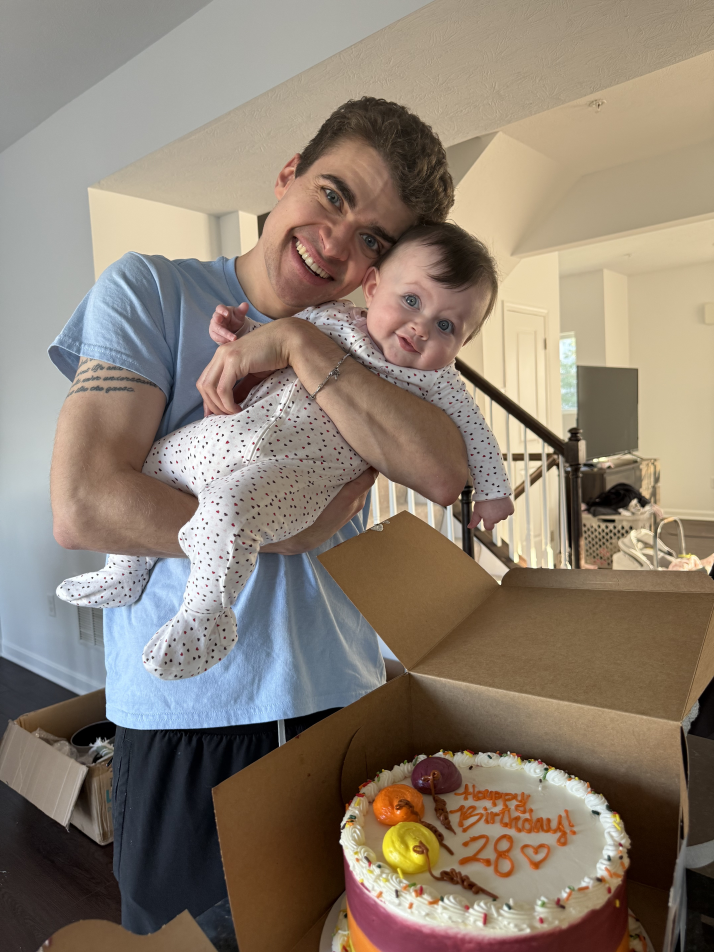
#> input picture immohrtal/814-blood-night/stills/birthday-28-daughter.jpeg, 4284 x 5712 px (shown at 1/6 size)
$ python -i build_night.py   (imports and definitions only)
#> lines starting #> are read from the running program, lines starting #| are printed output that depends on the picture
#> further down, picture is the input picture: PIL image 4284x5712 RGB; mean R, G, B 140.6, 127.4, 113.3
#!/usr/bin/env python3
"""Build IMMOHRTAL — 814 Blood (ft. King Keev), the Star Room cut.

Grammar per ../reference/star-room-study.md — the night-side inversion of
the Notepad v2 newsprint chop:

  * long segments (1.5–2.5 bars at 123 BPM), cross-DISSOLVED, not cut
  * night duotone grade (ink black -> violet -> magenta), bloom, chroma bleed
  * ghost figures that fade in and out mid-segment
  * one text declaration ("I'M NOT REAL" register): THE CMO ISN'T REAL
  * bad-trip escalation — grain/ghosting/bleed ramp with t/duration
  * cold open from black, long dissolve out

Audio: uses 814-blood.mp3 (full mix) if present, else falls back to the
30s preview so the teaser can ship before the full mix lands.
"""
from __future__ import annotations

import json
import math
import random
import shutil
import subprocess
from pathlib import Path

import numpy as np
from PIL import Image, ImageDraw, ImageEnhance, ImageFilter, ImageFont, ImageOps

ROOT = Path(__file__).resolve().parents[1]
STILLS = ROOT / "stills"
OUT = ROOT / "output"
FRAMES = OUT / "frames"
EDIT = ROOT / "scripts" / "edit.json"
FULL_AUDIO = ROOT / "814-blood.mp3"
PREVIEW_AUDIO = ROOT / "814-blood-preview30.mp3"

W, H, FPS = 1920, 1080, 24
SEED = 814
BPM = 123.0
BEAT = 60.0 / BPM          # 0.4878s
BAR = 4 * BEAT             # 1.9512s
DISSOLVE = 0.8             # seconds of overlap between segments
PLATE_SCALE = 1.22         # oversize for the slow push-in

HEROES = [
    "artist.jpg",
    "portrait-bw.png",
    "collage-814-lighthouse.jpeg",
    "lotus-erie-pittsburgh.png",
    "cover.jpg",
]

# The single Star Room-style declaration ("I'M NOT REAL" register).
# Placed at ~45% of runtime, held ~3.2s.
DECLARATION = "THE CMO ISN'T REAL"
END_TAG = ("814 BLOOD", "IMMOHRTAL  FT. KING KEEV  ·  DANCE WITH THE DELUSIONAL")


def run(cmd: list[str]) -> None:
    print("+", " ".join(str(c) for c in cmd[:9]), "..." if len(cmd) > 9 else "")
    subprocess.check_call(cmd)


# [35 lines left out: functions audio_duration, plan_segments, night_duotone, not called in this run]


def bloom(img: Image.Image, strength: float = 0.5) -> Image.Image:
    """Screen-blend a blurred bright pass — the hanging-lights haze."""
#> called with strength = 0.5
    arr = np.asarray(img).astype(np.float32)
    small = img.resize((img.width // 4, img.height // 4), Image.Resampling.BILINEAR)
    blur = small.filter(ImageFilter.GaussianBlur(10)).resize(img.size, Image.Resampling.BILINEAR)
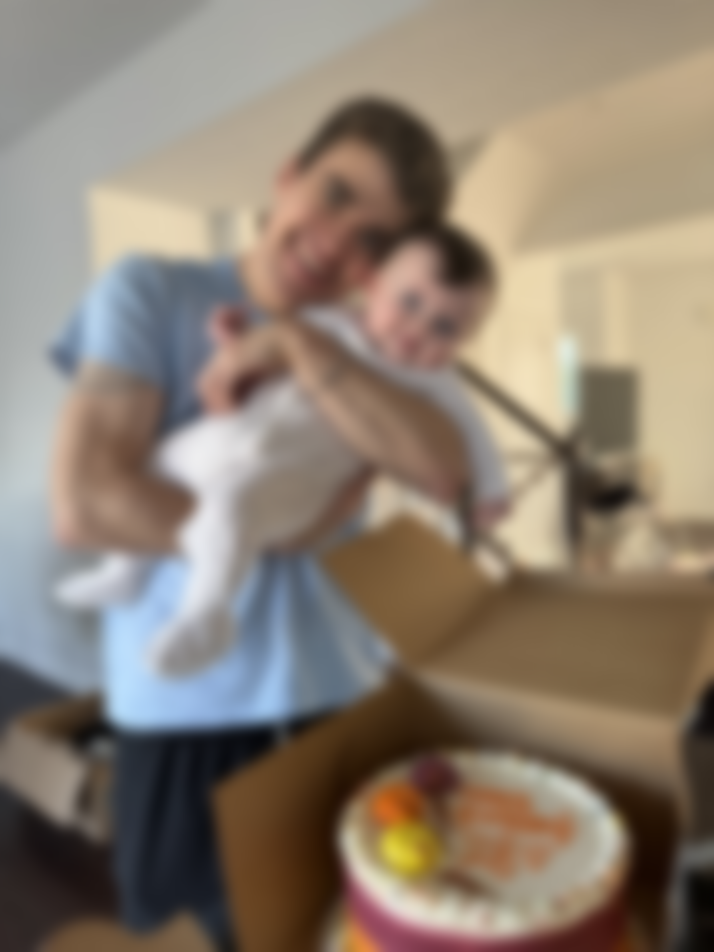
#> blur: PIL image 4284x5712 RGB (shown at 1/6 size); mean R, G, B 140.6, 127.4, 113.4
    barr = np.asarray(blur).astype(np.float32)
    screened = 255 - (255 - arr) * (255 - barr * strength) / 255
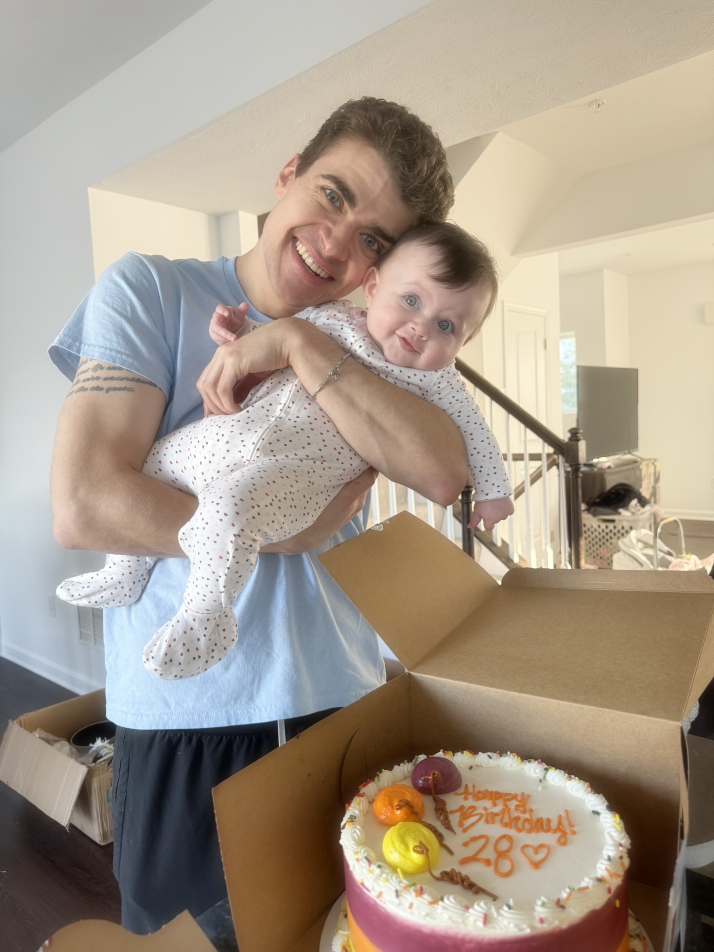
#> screened: shape (5712, 4284, 3) float32 (shown at 1/6 size); mean R, G, B 175.5, 157.7, 131.1
    return Image.fromarray(np.clip(screened, 0, 255).astype(np.uint8))


# [24 lines left out: functions chroma_bleed, make_plate, not called in this run]


# ------------------------------------------------------------- segments

class Segment:
    # [216 lines left out: functions __init__, frame_at, get_font, vignette_mask, draw_centered, main, not called in this run]


# [2 lines not run here, left out]

>>> from PIL import Image
>>> picture = Image.open('../stills/birthday-28-daughter.jpeg')
>>> result = bloom(picture)

$ run again, on immohrtal/814-blood-night/stills/cut_008.jpg
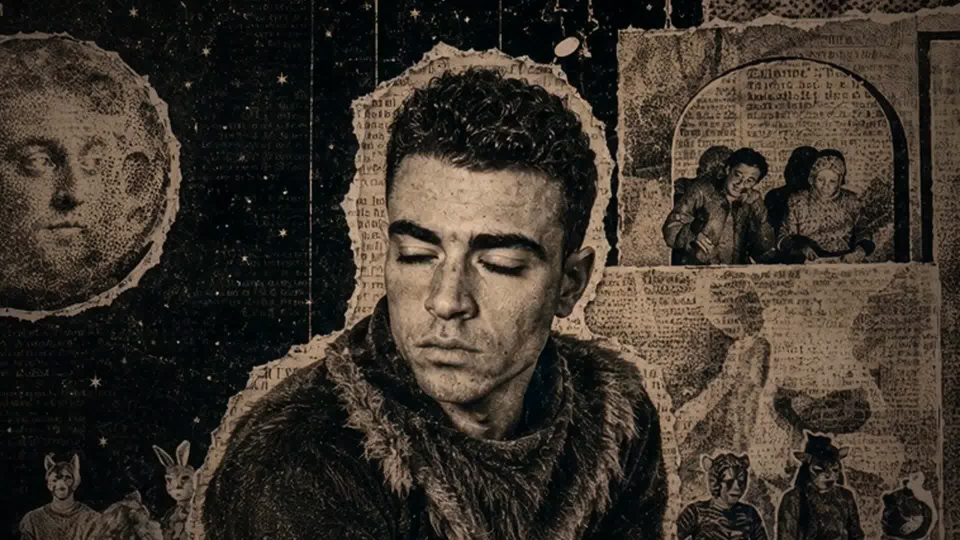
#> input picture immohrtal/814-blood-night/stills/cut_008.jpg, 1920 x 1080 px (shown at 1/2 size)
#> picture is the input picture: PIL image 1920x1080 RGB; mean R, G, B 59.8, 51.8, 42.7
#> in bloom, `blur = small.filter(ImageFilter.GaussianBlur(10)).resize(img.size, Ima..`:
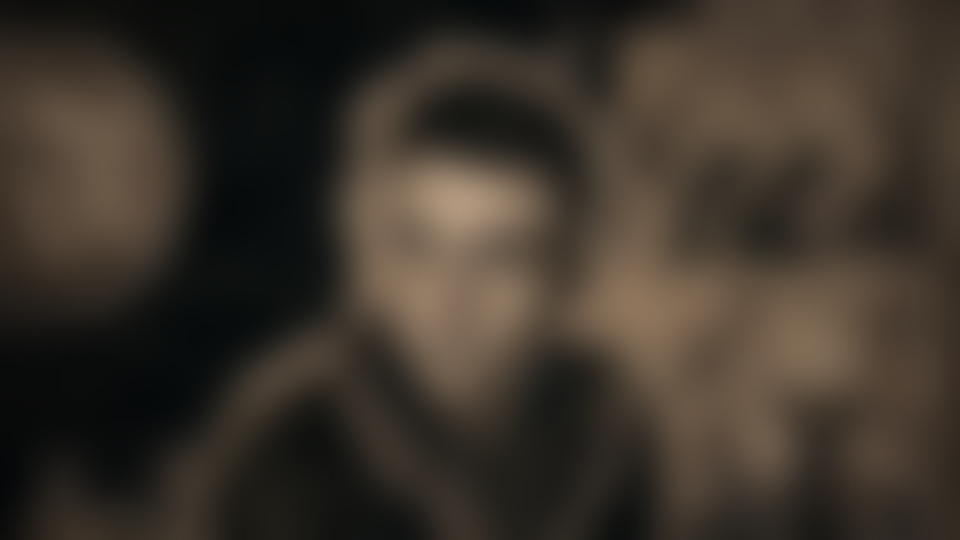
#> blur: PIL image 1920x1080 RGB (shown at 1/2 size); mean R, G, B 59.8, 51.7, 42.7
#> in bloom, `screened = 255 - (255 - arr) * (255 - barr * strength) / 255`:
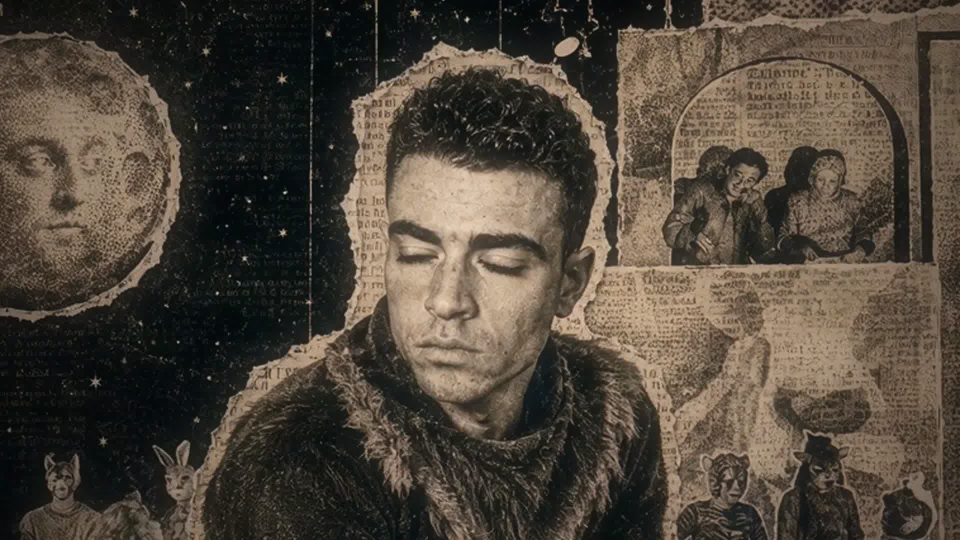
#> screened: shape (1080, 1920, 3) float32 (shown at 1/2 size); mean R, G, B 79.8, 70.5, 59.4

$ run again, on immohrtal/814-blood-night/stills/cut_011.jpg
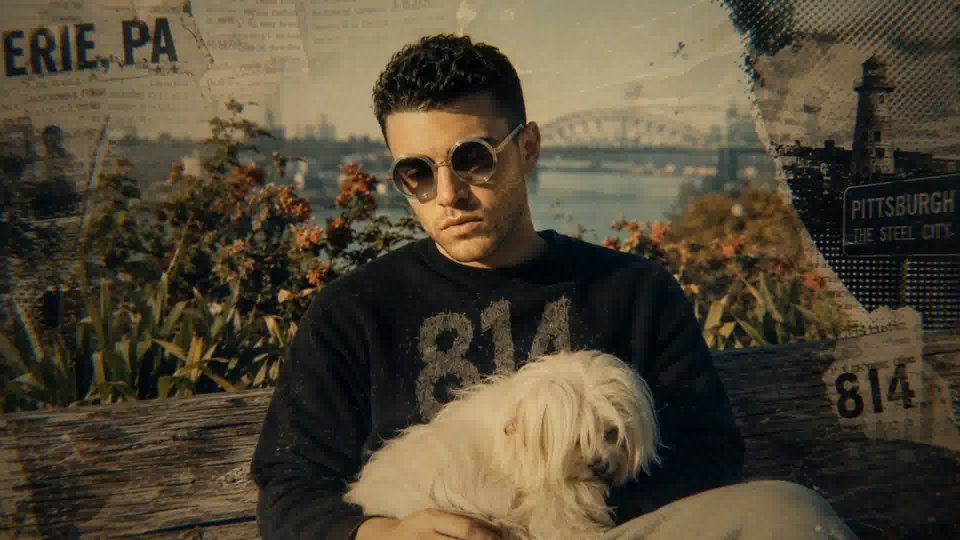
#> input picture immohrtal/814-blood-night/stills/cut_011.jpg, 1920 x 1080 px (shown at 1/2 size)
#> picture is the input picture: PIL image 1920x1080 RGB; mean R, G, B 80.8, 71.4, 53.2
#> in bloom, `blur = small.filter(ImageFilter.GaussianBlur(10)).resize(img.size, Ima..`:
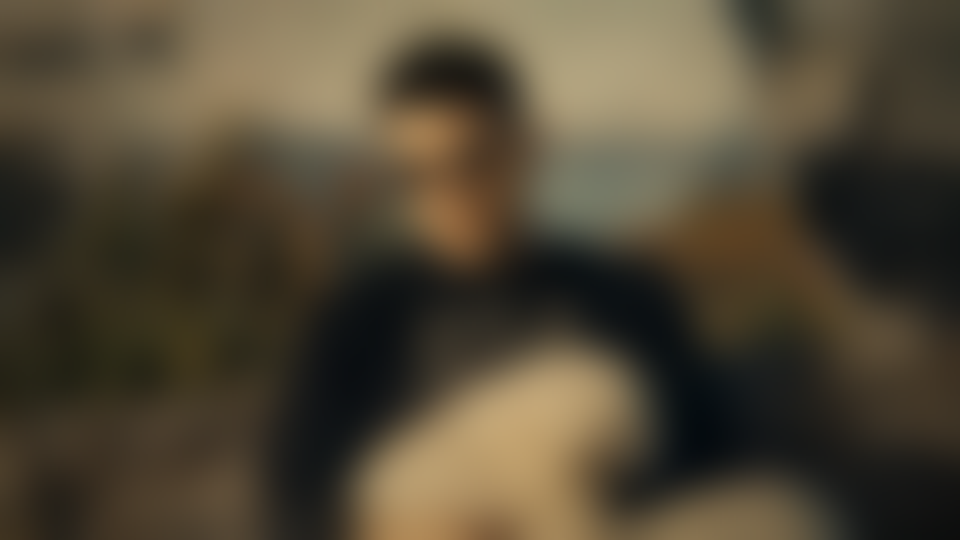
#> blur: PIL image 1920x1080 RGB (shown at 1/2 size); mean R, G, B 80.9, 71.5, 53.3
#> in bloom, `screened = 255 - (255 - arr) * (255 - barr * strength) / 255`:
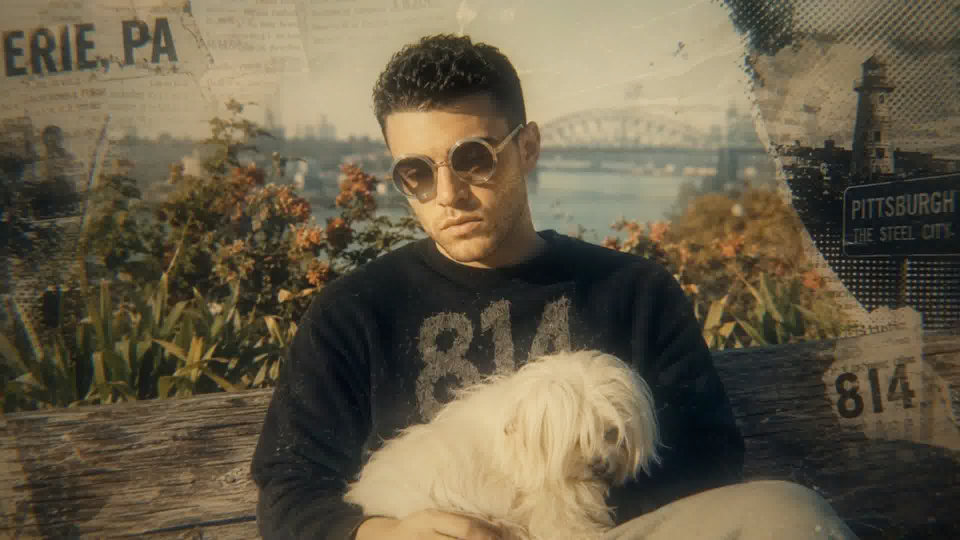
#> screened: shape (1080, 1920, 3) float32 (shown at 1/2 size); mean R, G, B 103.7, 93.7, 72.4
